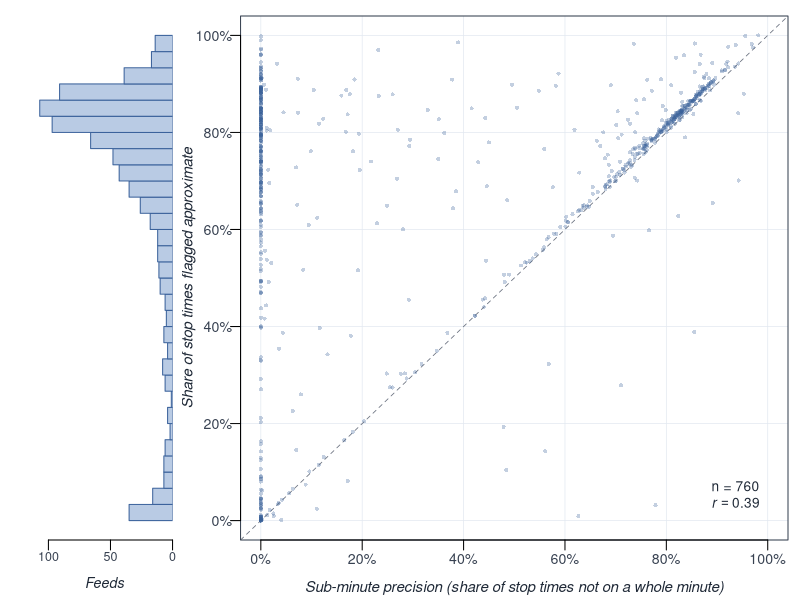
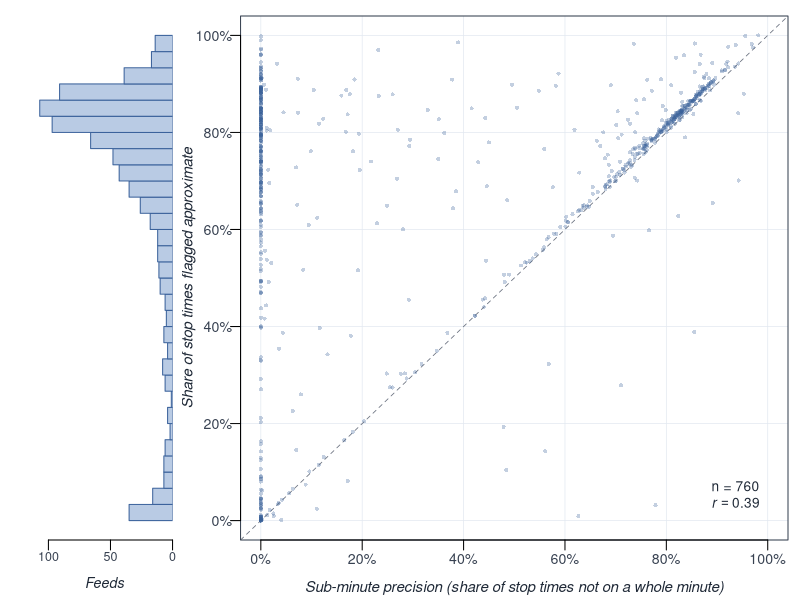

Write the R code that produced these figures, in order.
# Figure 3: share of stop times flagged approximate against sub-minute precision.
graphics.off()

d <- read.csv("../../data_files/feed_data_v2.csv")
out_dir <- ""

dec <- d[d$timepoint_status == "declared", ]
valid_mask <- complete.cases(dec$share_stop_times_whole_minute, dec$approximate_share)
dec_clean <- dec[valid_mask, ]

x <- 100 * (1 - dec_clean$share_stop_times_whole_minute)
y <- 100 * dec_clean$approximate_share

r_val <- cor(x, y, use = "complete.obs")
n_zero <- sum(x == 0)
n_diag <- sum(abs(x - y) <= 5 & x > 0)
cat(n_zero, "feeds in the vertical band,", n_diag, "feeds within 5 points of the diagonal\n")

y_hist <- hist(y, breaks = seq(0, 100, length.out = 31), plot = FALSE)
pct_axis <- seq(0, 100, by = 20)

draw_combined_figure <- function() {
  layout(matrix(c(1, 2), nrow = 1, ncol = 2), widths = c(1.1, 4))

  par(mar = c(3.0, 1.8, 0.8, 0.0), family = "sans", mgp = c(1.6, 0.5, 0))
  h_max <- max(100, 10 * ceiling(max(y_hist$counts) / 10))
  barplot(y_hist$counts,
          horiz = TRUE,
          space = 0,
          col = "#B9CBE4",
          border = "#3B629B",
          lwd = 0.6,
          ylim = c(0, length(y_hist$counts)),
          xlim = c(h_max, 0),
          axes = FALSE,
          xlab = "")
  axis(1, at = c(0, 50, 100), cex.axis = 0.75, col.axis = "#374151", padj = -0.5)
  title(xlab = "Feeds", line = 1.6, font.lab = 3, cex.lab = 0.85, col.lab = "#1F2937")

  par(mar = c(3.0, 3.4, 0.8, 0.6), family = "sans", mgp = c(2.2, 0.4, 0))
  plot(x, y,
       type = "n",
       axes = FALSE,
       xlab = "",
       ylab = "Share of stop times flagged approximate",
       cex.lab = 0.90,
       font.lab = 3,
       col.lab = "#1F2937",
       xlim = c(0, 100),
       ylim = c(0, 100))
  abline(h = pct_axis, v = pct_axis, col = "#E2E8F0", lwd = 0.7)
  abline(0, 1, lty = 2, col = "#6B7280", lwd = 0.8)
  box(col = "#374151")
  axis(1, at = pct_axis, labels = paste0(pct_axis, "%"), cex.axis = 0.85, col.axis = "#374151")
  axis(2, at = pct_axis, labels = paste0(pct_axis, "%"), las = 1, cex.axis = 0.85, col.axis = "#374151")
  points(x, y, pch = 16, cex = 0.55, col = adjustcolor("#3B629B", alpha.f = 0.30))
  title(xlab = "Sub-minute precision (share of stop times not on a whole minute)",
        line = 1.8, font.lab = 3, cex.lab = 0.90, col.lab = "#1F2937")

  legend("bottomright",
         inset = c(0.04, 0.04),
         legend = c(paste0("n = ", format(length(x), big.mark = ",")),
                    as.expression(bquote(italic(r) == .(sprintf("%.2f", r_val))))),
         bty = "n",
         cex = 0.82,
         text.col = "#1F2937")
}

pdf(paste0(out_dir, "decoupling_v17.pdf"), width = 7.5, height = 5.2)
draw_combined_figure()
dev.off()

jpeg(paste0(out_dir, "decoupling_v17.jpeg"), width = 2250, height = 1560, res = 300, quality = 100)
draw_combined_figure()
dev.off()

if (interactive()) {
  dev.new(width = 7.5, height = 5.2, noRStudioGD = TRUE)
  draw_combined_figure()
}
